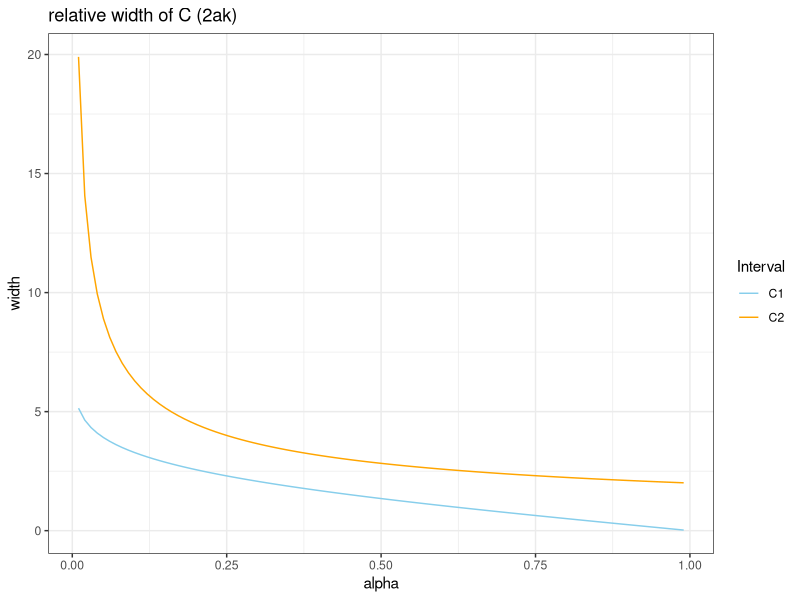

The R source for this figure:
## ---- chunk 1
library(tidyverse)
library(grid)
library(gridExtra)
library(knitr)
require(magrittr)
require(plyr)
ggplot2::theme_set(ggplot2::theme_bw())
knitr::opts_chunk$set(fig.align = 'center')
## ---- chunk 2
alpha <- seq(0,1,length.out = 100); alpha <- alpha[-c(1,length(alpha))]
a_norm <- qnorm(p = 1-alpha/2)
a_chevy <- 1/sqrt(alpha)
ggplot() +
  geom_line(mapping = aes(x = alpha, y = 2*a_norm, color = "C1")) +
  geom_line(mapping = aes(x = alpha, y = 2*a_chevy, color = "C2")) +
  theme_bw() +
  labs(title = "relative width of C (2ak)", y = "width", x = "alpha") +
  scale_color_manual("Interval",breaks = c("C1","C2"),values = c("skyblue","orange"))
## ---- chunk 3
set.seed(100)
a1 <- qnorm(1-0.8/2)
a2 <- 1/sqrt(0.8)
CI_1 <- matrix(rep(NA,2000),ncol = 2)
coverage_1 <- rep(NA,10)
CI_2 <- matrix(rep(NA,2000),ncol = 2)
coverage_2 <- rep(NA,10)
for(i in 1:10){
  for(j in 1:1000){
    y <- rnorm(i,0,1)
    CI_1[j,] <- c(mean(y) - a1*1/sqrt(i), mean(y) + a1*1/sqrt(i))
    CI_2[j,] <- c(mean(y) - a2*1/sqrt(i), mean(y) + a2*1/sqrt(i))
  }
  coverage_1[i] <- mean(apply(CI_1,1, function(x){ifelse(x[1]<0 & x[2]>0,1,0)}))
  coverage_2[i] <- mean(apply(CI_2,1, function(x){ifelse(x[1]<0 & x[2]>0,1,0)}))
}
kable(rbind(coverage_1,coverage_2), caption = "Y sample from N(0,1)", col.names = paste("n=",1:10))
## ---- chunk 4
set.seed(100)
library(rmutil)
CI_1 <- matrix(rep(NA,2000),ncol = 2)
coverage_1 <- rep(NA,10)
CI_2 <- matrix(rep(NA,2000),ncol = 2)
coverage_2 <- rep(NA,10)
for(i in 1:10){
  for(j in 1:1000){
    y <- rlaplace(i,0,1)
    CI_1[j,] <- c(mean(y) - a1*sqrt(2)/sqrt(i), mean(y) + a1*sqrt(2)/sqrt(i))
    CI_2[j,] <- c(mean(y) - a2*sqrt(2)/sqrt(i), mean(y) + a2*sqrt(2)/sqrt(i))
  }
  coverage_1[i] <- mean(apply(CI_1,1, function(x){ifelse(x[1]<0 & x[2]>0,1,0)}))
  coverage_2[i] <- mean(apply(CI_2,1, function(x){ifelse(x[1]<0 & x[2]>0,1,0)}))
}
kable(rbind(coverage_1,coverage_2), caption = "Y sample from Laplace(0,1)", col.names = paste("n=",1:10))
## ---- chunk 5
set.seed(100)
CI_1 <- matrix(rep(NA,2000),ncol = 2)
coverage_1 <- rep(NA,10)
CI_2 <- matrix(rep(NA,2000),ncol = 2)
coverage_2 <- rep(NA,10)
beta_var <- .1*.5/((.1+.5)^2*(.1+.5+1))
for(i in 1:10){
  for(j in 1:1000){
    y <- rbeta(i,.1,.5)
    CI_1[j,] <- c(mean(y) - a1*sqrt(beta_var)/sqrt(i), mean(y) + a1*sqrt(beta_var)/sqrt(i))
    CI_2[j,] <- c(mean(y) - a2*sqrt(beta_var)/sqrt(i), mean(y) + a2*sqrt(beta_var)/sqrt(i))
  }
  coverage_1[i] <- mean(apply(CI_1,1, function(x){ifelse(x[1]<0 & x[2]>0,1,0)}))
  coverage_2[i] <- mean(apply(CI_2,1, function(x){ifelse(x[1]<0 & x[2]>0,1,0)}))
}
kable(rbind(coverage_1,coverage_2), caption = "Y sample from beta(0.1,0.5)", col.names = paste("n=",1:10))
